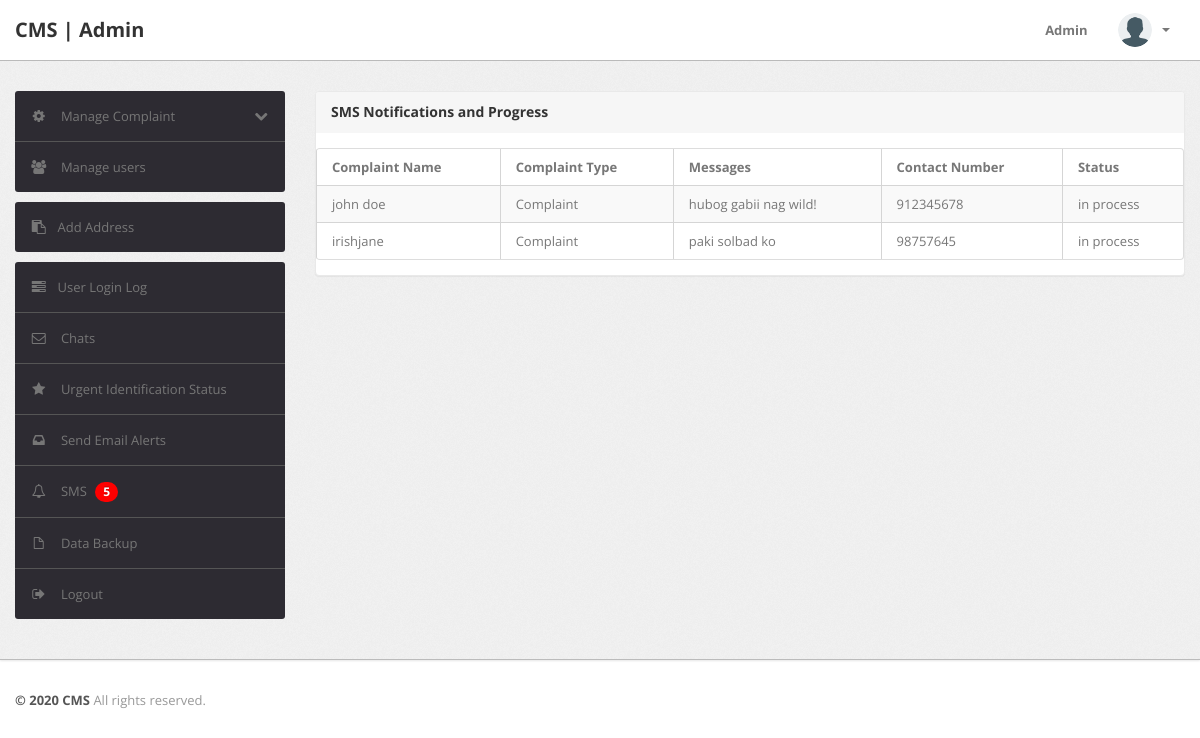
Page /sms_notifications.php (signed in) on the earlier database version.
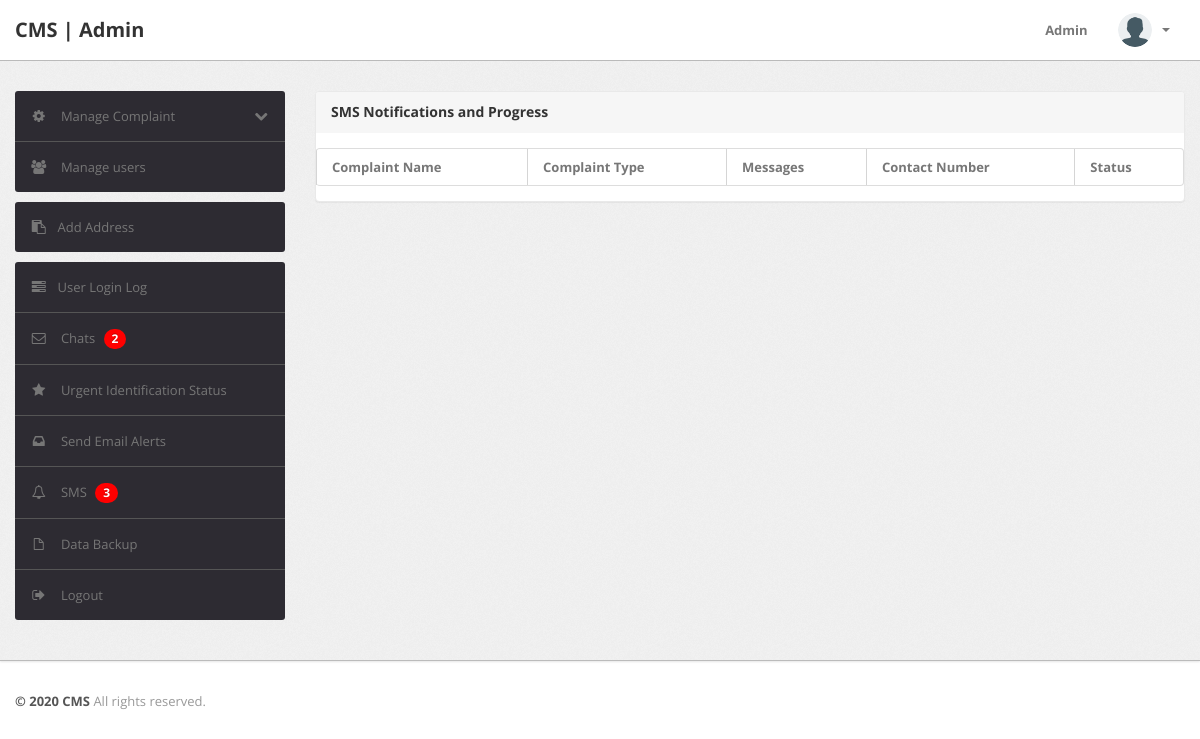
Same page on the later database version.
### tables this page shows
CREATE TABLE `tblcomplaints` (
  `complaintNumber` int(11) NOT NULL AUTO_INCREMENT,
  `userId` int(11) NOT NULL,
  `category` int(11) NOT NULL,
  `subcategory` varchar(255) NOT NULL,
  `complaintType` varchar(255) NOT NULL,
  `state` varchar(255) NOT NULL,
  `noc` varchar(255) NOT NULL,
  `complaintDetails` mediumtext NOT NULL,
  `complaintFile` varchar(255) DEFAULT NULL,
  `regDate` timestamp NOT NULL DEFAULT current_timestamp(),
  `status` varchar(50) DEFAULT NULL,
  `lastUpdationDate` timestamp NOT NULL DEFAULT '0000-00-00 00:00:00' ON UPDATE current_timestamp(),
  PRIMARY KEY (`complaintNumber`)
);

CREATE TABLE `users` (
  `id` int(11) NOT NULL AUTO_INCREMENT,
  `fullName` varchar(255) DEFAULT NULL,
  `userEmail` varchar(255) DEFAULT NULL,
  `password` varchar(255) DEFAULT NULL,
  `contactNo` bigint(11) DEFAULT NULL,
  `address` tinytext DEFAULT NULL,
  `State` varchar(255) DEFAULT NULL,
  `country` varchar(255) DEFAULT NULL,
  `pincode` int(6) DEFAULT NULL,
  `userImage` varchar(255) DEFAULT NULL,
  `regDate` timestamp NOT NULL DEFAULT current_timestamp(),
  `updationDate` timestamp NOT NULL DEFAULT '0000-00-00 00:00:00' ON UPDATE current_timestamp(),
  `status` int(1) NOT NULL,
  PRIMARY KEY (`id`)
);

### sms_notifications.php (the view, shortened to what the changed rows need)
<?php
include('include/config.php');
if (strlen($_SESSION['alogin']) == 0) {
    header('location:index.php');
} else {
?>
    <!DOCTYPE html>
    <html lang="en">
    <head>
        <link type="text/css" href="bootstrap/css/bootstrap.min.css" rel="stylesheet">
        <link type="text/css" href="bootstrap/css/bootstrap-responsive.min.css" rel="stylesheet">
        <link type="text/css" href="css/theme.css" rel="stylesheet">
        <link type="text/css" href="images/icons/css/font-awesome.css" rel="stylesheet">
    </head>
    <body>
        <div class="wrapper">
            <div class="container">
                <div class="row">
                    <?php include('include/sidebar.php'); ?>
                    <div class="span9">
                        <div class="content">
                            <div class="module">
                                <div class="module-body table">
                                    <table cellpadding="0" cellspacing="0" border="0" class="datatable-1 table table-bordered table-striped display" width="100%">
                                        <thead>
                                            <tr>
                                                <th>Complaint Name</th>
                                                <th>Complaint Type</th>
                                                <th>Messages</th>
                                                <th>Contact Number</th>
                                                <th>Status</th>
                                            </tr>
                                        </thead>
                                        <tbody>
                                            <?php
                                            $query = "SELECT c.complaintNumber, c.complaintType, c.noc, c.complaintDetails, c.status, u.fullName, u.contactNo
                                            FROM tblcomplaints c
                                            INNER JOIN users u ON c.userId = u.id
                                            WHERE c.status IN ('closed', 'in process')";
                                            $result = mysqli_query($con, $query);
                                            while ($row = mysqli_fetch_assoc($result)) {
                                                echo "<tr>";
                                                echo "<td>{$row['fullName']}</td>";
                                                echo "<td>{$row['complaintType']}</td>";
                                                echo "<td>{$row['complaintDetails']}</td>";
                                                echo "<td>{$row['contactNo']}</td>";
                                                echo "<td>{$row['status']}</td>";
                                                echo "</tr>";
                                            }
                                            ?>
                                        </tbody>
                                    </table>
                                </div>
                            </div>
                        </div>
                    </div>
                </div>
            </div>
        </div>
    </body>
<?php } ?>

### include/sidebar.php (shortened to what the changed rows need)
<div class="span3">
					<div class="sidebar">
						<ul class="widget widget-menu unstyled">
							<li class="sub-menu">
    <a href="replies.php">
        <i class="menu-icon icon-envelope"></i>
        <span>Chats</span>
        <?php
        $query = "SELECT COUNT(*) AS num_messages FROM chats";
        $result = mysqli_query($con, $query);
        $row = mysqli_fetch_assoc($result);
        $num_messages = $row['num_messages'];
        if ($num_messages > 0) {
            echo '<span class="badge badge-info">' . $num_messages . '</span>';
        }
        ?>
    </a>
</li>
							<li>
    <a href="sms_notifications.php">
        <i class="menu-icon icon-bell"></i>
        SMS
        <?php
        $query = "SELECT COUNT(*) AS total FROM users WHERE contactNo IS NOT NULL AND contactNo != ''";
        $result = mysqli_query($con, $query);
        if ($result) {
            $row = mysqli_fetch_assoc($result);
            $totalUsersWithContactNo = $row['total'];
            echo '<span class="badge badge-danger ml-auto">' . $totalUsersWithContactNo . '</span>';
        } else {
            echo "Error executing query: " . mysqli_error($con);
        }
        ?>
    </a>
</li>
						</ul>
					</div>
				</div>

Differences in the rows shown:
removed tblcomplaints: userId.fullName "john doe", complaintType "Complaint", complaintDetails "hubog gabii nag wild!", userId.contactNo "912345678", status "in process"
removed tblcomplaints: userId.fullName "irishjane", complaintType "Complaint", complaintDetails "paki solbad ko", userId.contactNo "98757645", status "in process"
Other differences:
$num_messages: (not shown) → "2"
$totalUsersWithContactNo: "5" → "3"
